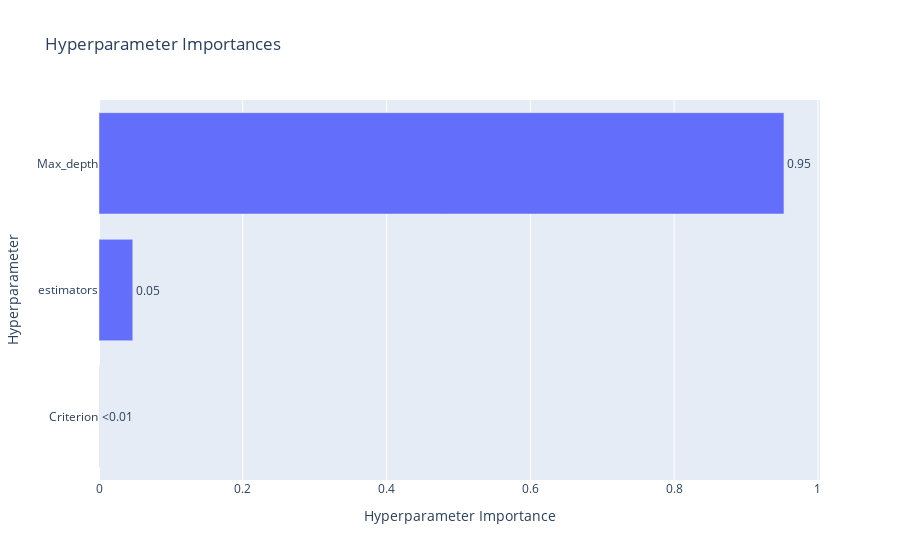

Write notebook code for a chart like this one.
### Code cell
optuna.visualization.plot_param_importances(studyRF)

### Figure 1 — Plotly figure (JSON) as saved in the notebook; plotly's stock layout.template omitted (floating-point values rounded to 4 significant figures)
{"data": [{"cliponaxis": false, "hovertemplate": ["Criterion (CategoricalDistribution): 0.000265061306550186<extra></extra>", "estimators (IntDistribution): 0.046992920021607223<extra></extra>", "Max_depth (IntDistribution): 0.9527420186718425<extra></extra>"], "name": "Objective Value", "orientation": "h", "text": ["<0.01", "0.05", "0.95"], "textposition": "outside", "type": "bar", "x": [0.0002651, 0.04699, 0.9527], "y": ["Criterion", "estimators", "Max_depth"]}], "layout": {"title": {"text": "Hyperparameter Importances"}, "xaxis": {"title": {"text": "Hyperparameter Importance"}}, "yaxis": {"title": {"text": "Hyperparameter"}}}}
